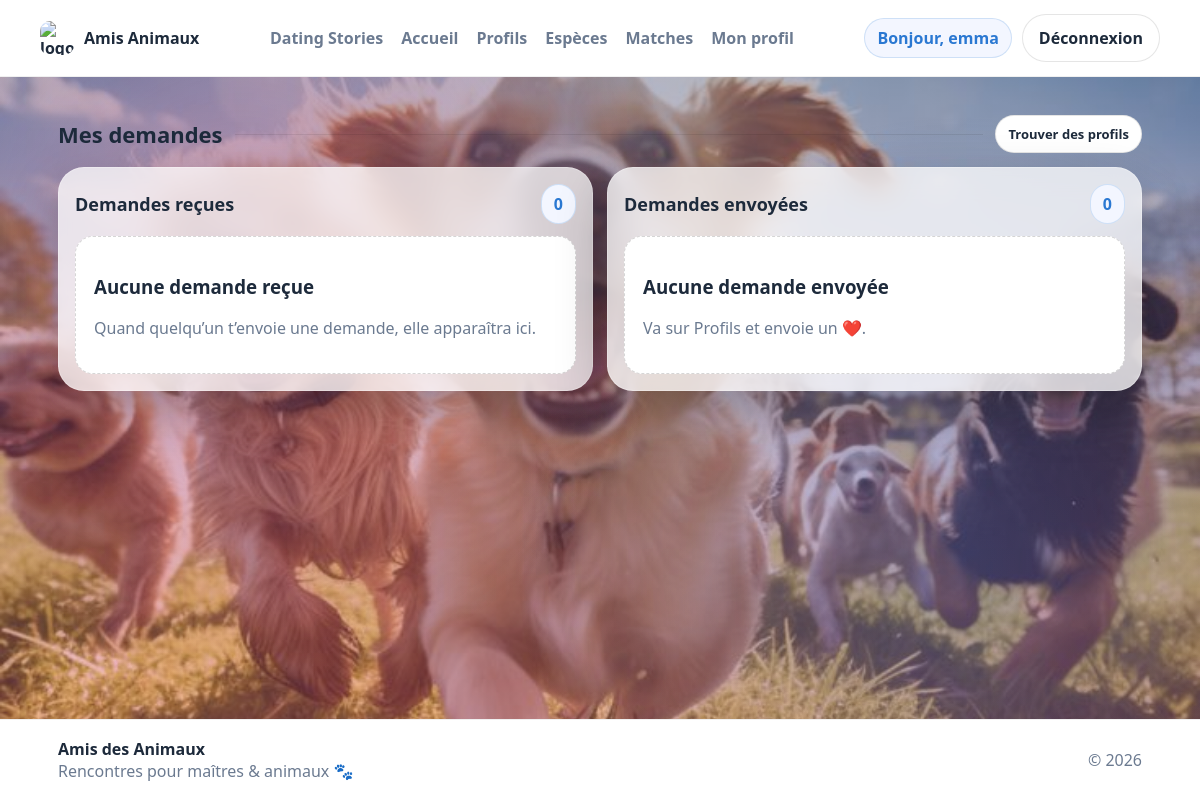
Page /matches/ (signed in) on the earlier database version.
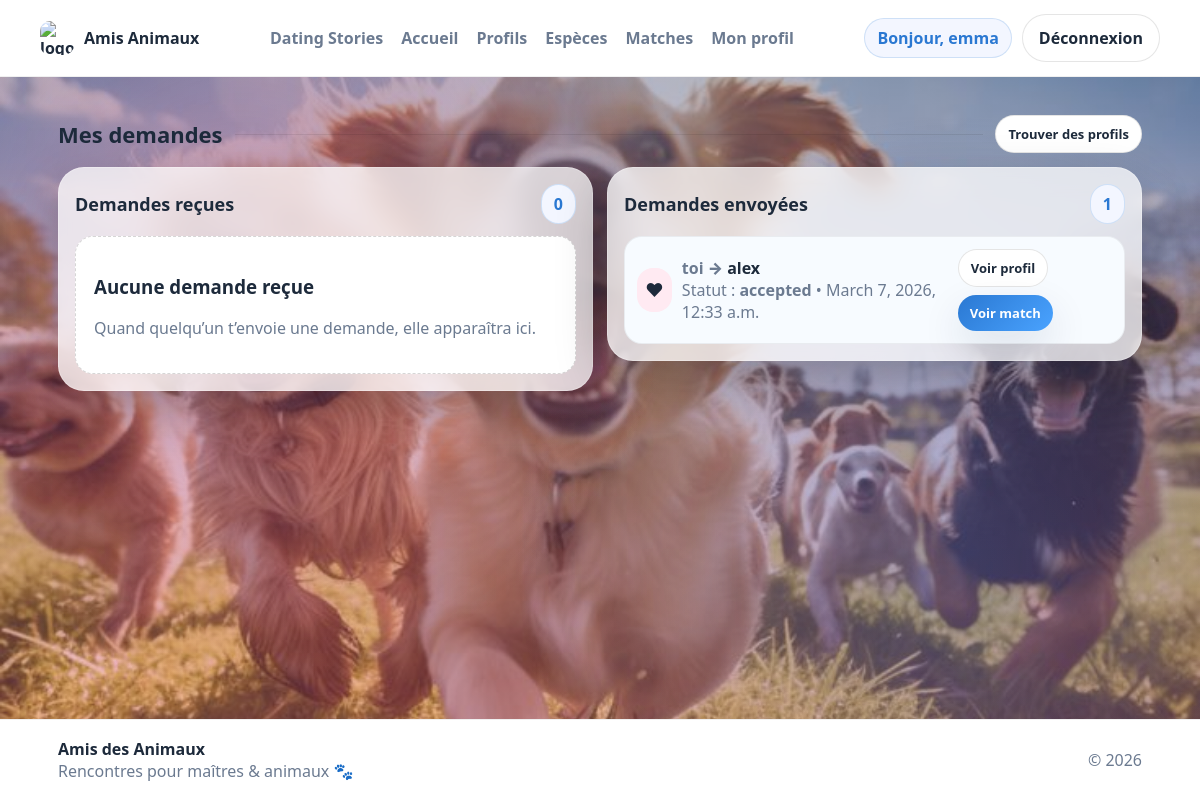
Same page on the later database version.
### apps/matches/models.py (models this page shows, shortened)
class Match(models.Model):
    STATUS_CHOICES = [
        ("pending", "Pending"),
        ("accepted", "Accepted"),
        ("rejected", "Rejected"),
    ]
    sender = models.ForeignKey(
        settings.AUTH_USER_MODEL,
        on_delete=models.CASCADE,
        related_name="sent_matches"
    )
    receiver = models.ForeignKey(
        settings.AUTH_USER_MODEL,
        on_delete=models.CASCADE,
        related_name="received_matches"
    )
    status = models.CharField(max_length=20, choices=STATUS_CHOICES, default="pending")
    created_at = models.DateTimeField(auto_now_add=True)
    class Meta:
        constraints = [
            models.UniqueConstraint(fields=["sender", "receiver"], name="unique_match_pair")
        ]

### apps/core/views.py (the view)
# urls.py: path("matches/", matches_page, name="matches_page"),
@login_required
def matches_page(request):
    user = request.user
    received = Match.objects.filter(receiver=user).order_by("-created_at")
    sent = Match.objects.filter(sender=user).order_by("-created_at")
    return render(
        request,
        "core/matches.html",
        {"received": received, "sent": sent},
    )

### apps/core/context_processors.py (called while the page is built)
def matches_badge(request):
    if request.user.is_authenticated:
        count = Match.objects.filter(
            receiver=request.user,
            status="pending"
        ).count()
        return {"matches_badge_count": count}
    return {"matches_badge_count": 0}

### templates/core/matches.html (shortened to what this page needs)
{% extends "base.html" %}
{% block content %}
<section class="section">
  <div class="container">
    <div class="section__head">
      <h2>Mes demandes</h2>
      <div class="section__line"></div>
      <a class="btn btn--ghost btn--sm" href="/profiles/">Trouver des profils</a>
    </div>
    <div class="matches-grid">
      <div class="panel">
        <div class="panel__head">
          <h2>Demandes reçues</h2>
          <span class="pill">{{ received|length }}</span>
        </div>
        {% if received %}
          <div class="match-list">
            {% for m in received %}
              <div class="match-row">
                <div class="match-row__left">
                  <div class="match-row__avatar">🐾</div>
                  <div>
                    <div class="match-row__name">
                      <b>{{ m.sender.username }}</b>
                      <span class="muted">→ toi</span>
                    </div>
                    <div class="muted tiny">
                      Statut : <b>{{ m.status }}</b> • {{ m.created_at }}
                    </div>
                  </div>
                </div>
                <div class="match-row__actions">
                  {% if m.status == "pending" %}
                    <form method="POST" action="{% url 'match_update_status' m.id %}">
                      {% csrf_token %}
                      <input type="hidden" name="action" value="accept" />
                      <button class="btn btn--blue btn--sm">Accepter</button>
                    </form>
                    <form method="POST" action="{% url 'match_update_status' m.id %}">
                      {% csrf_token %}
                      <input type="hidden" name="action" value="reject" />
                      <button class="btn btn--ghost btn--sm">Refuser</button>
                    </form>
                  {% else %}
                    <a class="btn btn--ghost btn--sm" href="{% url 'profile_detail' m.sender.id %}">
                      Voir profil
                    </a>
                  {% endif %}
                </div>
              </div>
            {% endfor %}
          </div>
        {% else %}
          <div class="empty">
            <h3>Aucune demande reçue</h3>
            <p class="muted">Quand quelqu’un t’envoie une demande, elle apparaîtra ici.</p>
          </div>
        {% endif %}
      </div>
      <div class="panel">
        <div class="panel__head">
          <h2>Demandes envoyées</h2>
          <span class="pill">{{ sent|length }}</span>
        </div>
        {% if sent %}
          <div class="match-list">
            {% for m in sent %}
              <div class="match-row">
                <div class="match-row__left">
                  <div class="match-row__avatar">❤</div>
                  <div>
                    <div class="match-row__name">
                      <span class="muted">toi →</span> <b>{{ m.receiver.username }}</b>
                    </div>
                    <div class="muted tiny">
                      Statut : <b>{{ m.status }}</b> • {{ m.created_at }}
                    </div>
                  </div>
                </div>
                <div class="match-row__actions">
                  <a class="btn btn--ghost btn--sm" href="{% url 'profile_detail' m.receiver.id %}">
                    Voir profil
                  </a>
                  {% if m.status == "accepted" %}
                    <a class="btn btn--blue btn--sm" href="{% url 'match_screen' m.id %}">
                      Voir match
                    </a>
                  {% endif %}
                </div>
              </div>
            {% endfor %}
          </div>
        {% else %}
          <div class="empty">
            <h3>Aucune demande envoyée</h3>
            <p class="muted">Va sur Profils et envoie un ❤️.</p>
          </div>
        {% endif %}
      </div>
    </div>
  </div>
</section>
{% endblock %}

### templates/base.html (shortened to what this page needs)
{% load static %}
<!doctype html>
<html lang="fr">
<head>
  <link rel="stylesheet" href="{% static 'css/site.css' %}">
</head>
<body class="site">
<header class="topbar">
  <div class="container topbar__inner">
    <a class="brand" href="/">
      <img class="brand__logo" src="{% static 'img/logo.png' %}" alt="logo">
      <span class="brand__name">Amis Animaux</span>
    </a>
    <nav class="menu">
      <a href="#stories">Dating Stories</a>
      <a href="/">Accueil</a>
      <a href="/profiles/">Profils</a>
      <a href="#species">Espèces</a>
      <a href="{% url 'matches_page' %}" class="nav-link">
        Matches
      </a>
      <a href="{% url 'me_profile' %}">Mon profil</a>
    </nav>
    <div class="topbar__actions">
      {% if request.user.is_authenticated %}
        <span class="pill">Bonjour, {{ request.user.username }}</span>
        <a class="btn btn--ghost" href="{% url 'logout' %}">Déconnexion</a>
      {% else %}
        <a class="btn btn--ghost" href="{% url 'login' %}">Connexion</a>
        <a class="btn btn--pink" href="/register/">Inscription</a>
      {% endif %}
    </div>
  </div>
</header>
<main class="site-main">
  {% block content %}{% endblock %}
</main>
<footer class="footer">
  <div class="container footer__inner">
    <div>
      <b>Amis des Animaux</b>
      <div class="muted">Rencontres pour maîtres & animaux 🐾</div>
    </div>
    <div class="muted">© {% now "Y" %}</div>
  </div>
</footer>
</body>
</html>

### static/css/site.css (style rules this page uses)
:root { --bg:#eaf4ff; --card:#ffffff; --text:#1d2a3b; --muted:#6b7a90; --pink:#e85a8a; --blue:#2a78d2; --orange:#f59e0b; --shadow: 0 16px 40px rgba(20,40,80,.12); --radius: 18px; }
* { box-sizing:border-box }
body { margin:0; font-family: system-ui, -apple-system, Segoe UI, Roboto, Arial; color:var(--text); background: linear-gradient(180deg, #d9f0ff 0%, #eaf4ff 60%, #e7f6ff 100%); }
a { text-decoration:none;color:inherit }
.container { max-width:1120px;margin:0 auto;padding:0 18px }
.topbar { background:#fff; border-bottom:1px solid rgba(0,0,0,.06); position:sticky; top:0; z-index:10; }
.topbar__inner { display:flex;align-items:center;justify-content:space-between;padding:14px 0;gap:14px }
.brand { display:flex;align-items:center;gap:10px;font-weight:800 }
.brand__logo { width:34px;height:34px;border-radius:10px }
.menu { display:flex;gap:18px }
.menu a { color:var(--muted);font-weight:700 }
.topbar__actions { display:flex;gap:10px;align-items:center }
.pill { padding:8px 12px;border-radius:999px;background:#f3f6ff;border:1px solid rgba(42,120,210,.18);color:var(--blue);font-weight:800 }
.btn { border:none; padding:12px 16px; border-radius:999px; font-weight:900; box-shadow: var(--shadow); display:inline-flex;align-items:center;justify-content:center; cursor:pointer; }
.btn--blue { background: linear-gradient(135deg, var(--blue), #4aa3ff); color:#fff; }
.btn--ghost { background:#fff;border:1px solid rgba(0,0,0,.10);box-shadow:none;color:var(--text) }
.btn--sm { padding:9px 12px;font-size:13px }
.section { padding:26px 0 46px }
.section__head { display:flex;align-items:center;gap:12px;margin:12px 0 14px }
.section__head h2 { margin:0;font-size:22px }
.section__line { flex:1;height:1px;background:rgba(0,0,0,.08) }
.muted { color:var(--muted) }
.footer { background:#fff;border-top:1px solid rgba(0,0,0,.06);padding:18px 0 }
.footer__inner { display:flex;justify-content:space-between;gap:12px;align-items:center }
.empty { background:#fff; padding:18px; border-radius: var(--radius); border:1px dashed rgba(0,0,0,.16); }
.panel { background:#fff; border:1px solid rgba(0,0,0,.06); border-radius:26px; box-shadow: var(--shadow); padding:16px; }
.panel__head { display:flex; justify-content:space-between; align-items:center; gap:10px; margin-bottom:12px; }
.panel__head h2 { margin:0;font-size:18px }
.matches-grid { display:grid; grid-template-columns: 1fr 1fr; gap:14px; align-items:start; }
.match-list { display:grid;gap:10px }
.match-row { display:flex; justify-content:space-between; gap:10px; align-items:center; padding:12px; border-radius:18px; border:1px solid rgba(0,0,0,.06); background:#f7fbff; }
.match-row__left { display:flex;gap:10px;align-items:center }
.match-row__avatar { width:44px;height:44px;border-radius:16px; display:flex;align-items:center;justify-content:center; background:#ffeaf2; font-size:18px; }
.match-row__name { font-weight:900 }
.match-row__actions { display:flex;gap:8px;flex-wrap:wrap }
.nav-link { position: relative; font-weight: 800; }
body { min-height: 100vh; background: linear-gradient( rgba(20,40,80,0.35), rgba(232,90,138,0.35) ), url("../img/i3.jpg"); background-size: cover; background-position: center; background-attachment: fixed; }
.panel, .card, .auth__card, .chat__left, .chat__right, .match__card { background: rgba(255,255,255,0.75); backdrop-filter: blur(14px); border: 1px solid rgba(255,255,255,0.25); box-shadow: 0 20px 50px rgba(0,0,0,0.25); }
body::before { content: ""; position: fixed; inset: 0; background: radial-gradient(circle at 20% 30%, rgba(232,90,138,0.3), transparent 40%), radial-gradient(circle at 80% 70%, rgba(42,120,210,0.3), transparent 40%); pointer-events: none; z-index: -1; }
html, body { height: 100%; }
body { margin: 0; }
body.site { min-height: 100vh; display: flex; flex-direction: column; }
.site-main { flex: 1 0 auto; }
.footer { flex-shrink: 0; }

Differences in the rows shown:
added Match: receiver.username "alex", status "accepted", created_at "March 7, 2026, 12:33 a.m.", shows "Voir match"
Other differences:
{{ sent|length }}: "0" → "1"
text no longer shown: "Aucune demande envoyée Va sur Profils et envoie un ❤️."
